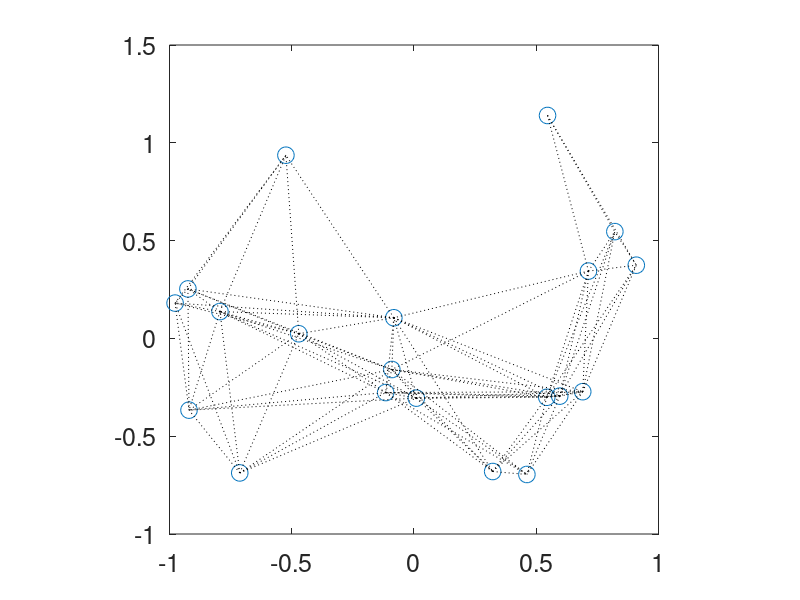

The MATLAB script that drew this image: (Note: this script raises an error after producing the figure.)
%%
n   = 20; % number of points
d   = 2;  % dimension
o   = ones(n,1);
K   = @(X) diag(X)*o' + o*diag(X)' - 2*X;

% Make some sample data in [-1,1]x[-1,1]
rng(1);
X0  = 2*(rand(n,d)-.5);
% Put center-of-mass at zero
X0 = X0 - repmat( ones(1,n)/n*X0, n, 1 );

% Plot it:
figure(1); clf;
h=plot( X0(:,1), X0(:,2) , 'o','MarkerSize',12);
% h.MarkerFaceColor = h.Color;
set(gca,'fontsize',18)
hold all
axis square
%%
% Only observe some of these
E   = K(X0*X0');

min_dist    = 0.9; % this should give perfect recovery
% min_dist    = 0.8; % this should not
E_thresh    = ( E < min_dist );
E_thresh    = E_thresh - tril(E_thresh);
for i = 1:n
    for j = find( E_thresh(i,:) )
        if ~isempty(j)
            plot( [X0(i,1),X0(j,1)], [X0(i,2),X0(j,2) ], 'k:' );
        end
    end
end

omega   = find( E_thresh(:) );
obs     = @(y) y(omega);
%% Solve SDP
cvx_begin
    variable XX(n,n) symmetric
    minimize norm( obs(vec(K(XX))) - obs(vec(E)) )
    subject to
        XX*o == zeros(n,1)
        XX   == semidefinite(n)
cvx_end

numericalRank   = @(X) length( find(svd(X) > 1e-3) );
fprintf('Approximate rank of solution is %d\n', numericalRank(XX) );

%% Recreate data from XX
% We want to find the *right* X such that X*X' = XX
[V,D]   = eig( XX );
[eigv,ind] = sort( diag(D), 'descend' );
X       = V(:,ind(1:2))*diag( sqrt(eigv(1:2)) );

% Solve Procrustes problem to find best rotation
[u,~,v] = svd(X0'*X,'econ');
R       = u*v';
X       = X*R'; 

hh  = plot( X(:,1), X(:,2), '*' );
legend([h,hh],'Actual locations','Estimated','location','southeast');